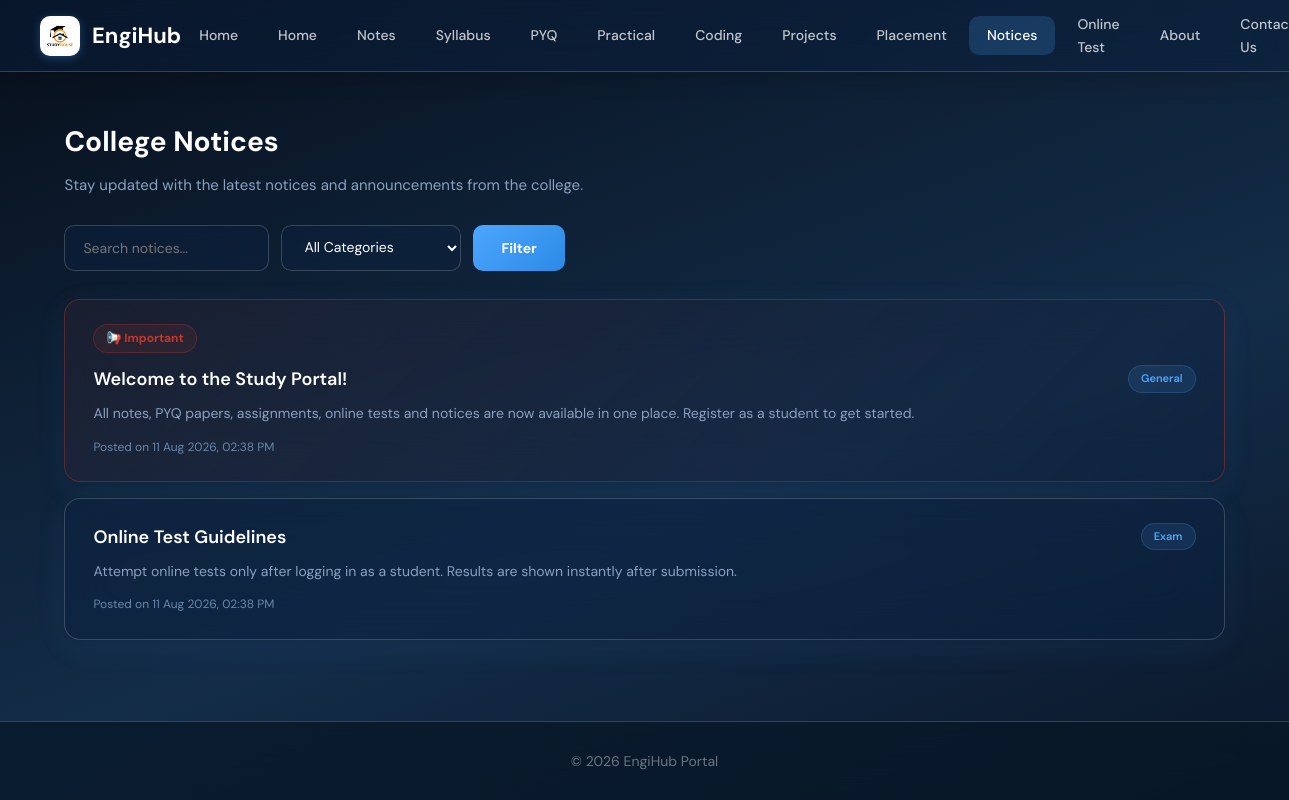
The page /notices.php on the database its author committed.
### tables this page shows
CREATE TABLE IF NOT EXISTS `notices` (
  `id` int(11) NOT NULL AUTO_INCREMENT,
  `title` varchar(255) NOT NULL,
  `content` text DEFAULT NULL,
  `category` varchar(50) NOT NULL DEFAULT 'General',
  `is_important` tinyint(1) DEFAULT 0,
  `created_at` timestamp NOT NULL DEFAULT current_timestamp(),
  PRIMARY KEY (`id`)
);

### notices.php (the view, shortened to what this page needs)
<?php
include 'db.php';
$search = isset($_GET['search']) ? trim($_GET['search']) : '';
$where = [];
$where_sql = count($where) > 0 ? 'WHERE ' . implode(' AND ', $where) : '';
$notices = mysqli_query($conn, "SELECT * FROM notices $where_sql ORDER BY is_important DESC, created_at DESC");
?>
<!DOCTYPE html>
<html lang="en">
<head>
    <link rel="stylesheet" href="style.css">
</head>
<body>
<header>
    <a href="index.php" class="logo">
        <img src="images/logo.jpg" alt="EngiHub" class="logo-img">
        EngiHub
    </a>
    <nav>
        <a href="index.php">Home</a>
        <a href="index.php">Home</a>
        <a href="notes.php">Notes</a>
        <a href="syllabus.php">Syllabus</a>
        <a href="pyq.php">PYQ</a>
        <a href="practical.php">Practical</a>
        <a href="coding.php">Coding</a>
        <a href="projects.php">Projects</a>
        <a href="placement.php">Placement</a>
        <a href="notices.php" class="active">Notices</a>
        <a href="exams.php">Online Test</a>
        <a href="about.php">About</a>
        <a href="contact.php">Contact Us</a>
    </nav>
</header>
<div class="container">
    <h2 style="font-size:28px;font-weight:700;margin-bottom:8px;color:var(--white);">College Notices</h2>
    <p style="color:var(--gray-700);font-size:15px;margin-bottom:28px;">Stay updated with the latest notices and announcements from the college.</p>
    <form method="GET" action="notices.php">
        <div class="filter-bar">
            <input type="text" name="search" placeholder="Search notices..." value="<?php echo htmlspecialchars($search); ?>">
            <select name="category">
                <option value="">All Categories</option>
            </select>
            <button type="submit" class="btn-filter">Filter</button>
        </div>
    </form>
    <?php if ($notices && mysqli_num_rows($notices) > 0): ?>
        <div style="display:flex;flex-direction:column;gap:16px;">
            <?php while ($row = mysqli_fetch_assoc($notices)): ?>
                <div class="notice-card <?php echo $row['is_important'] ? 'notice-important' : ''; ?>">
                    <?php if ($row['is_important']): ?>
                        <span class="notice-important-badge">&#128226; Important</span>
                    <?php endif; ?>
                    <div class="notice-head">
                        <h3><?php echo htmlspecialchars($row['title']); ?></h3>
                        <span class="notice-category"><?php echo htmlspecialchars($row['category']); ?></span>
                    </div>
                    <?php if (!empty($row['content'])): ?>
                        <p class="notice-content"><?php echo nl2br(htmlspecialchars($row['content'])); ?></p>
                    <?php endif; ?>
                    <div class="notice-date">Posted on <?php echo date('d M Y, h:i A', strtotime($row['created_at'])); ?></div>
                </div>
            <?php endwhile; ?>
        </div>
    <?php endif; ?>
</div>
<footer><p>&copy; 2026 EngiHub Portal</p></footer>
</body>
</html>

### rows shown on the page
notices: is_important "📢 Important", title "Welcome to the Study Portal!", category "General", content "All notes, PYQ papers, assignments, online tests and notices are now available in one place. Register as a student to get started.", created_at "11 Aug 2026, 02:38 PM"
notices: title "Online Test Guidelines", category "Exam", content "Attempt online tests only after logging in as a student. Results are shown instantly after submission.", created_at "11 Aug 2026, 02:38 PM"
